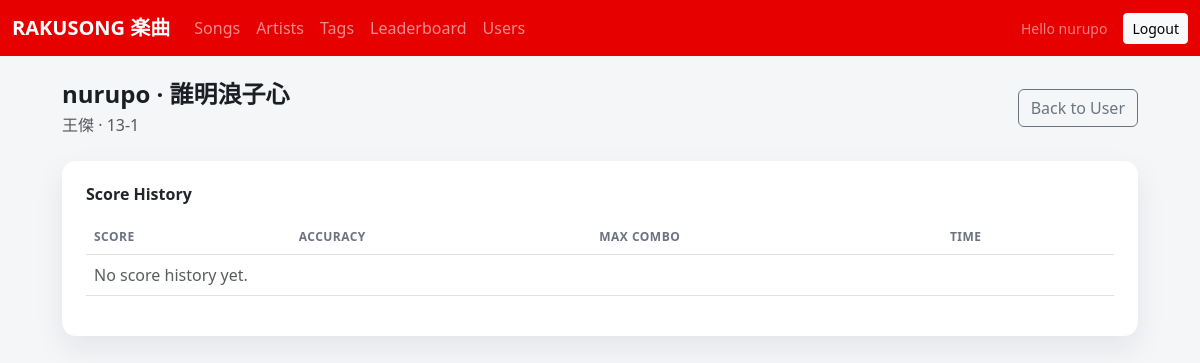
Before: /ui/users/1/songs/14/ (signed in) with the older database file.
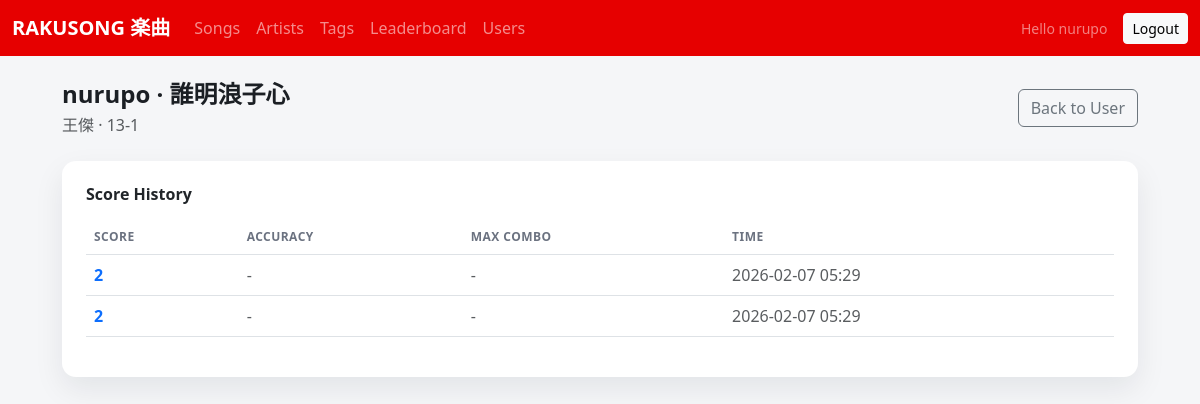
After: the same page with the newer database file.
### users/models.py (models this page shows)
class ScoreHistory(models.Model):
    user = models.ForeignKey(settings.AUTH_USER_MODEL, on_delete=models.CASCADE, related_name='score_history')
    song = models.ForeignKey(Song, on_delete=models.CASCADE, related_name='score_history')
    score = models.PositiveIntegerField(null=True, blank=True)
    accuracy = models.DecimalField(max_digits=5, decimal_places=2, null=True, blank=True)
    max_combo = models.PositiveIntegerField(null=True, blank=True)
    f0_curve = models.JSONField(null=True, blank=True)
    technique_counts = models.JSONField(null=True, blank=True)
    created_at = models.DateTimeField(auto_now_add=True)
    class Meta:
        indexes = [
            models.Index(fields=['user', '-created_at']),
            models.Index(fields=['song', '-created_at']),
        ]

### users/views_ui.py (the view)
@login_required
def user_song_detail(request, pk, song_id):
    User = get_user_model()
    user = get_object_or_404(User, pk=pk)
    song = get_object_or_404(Song, pk=song_id)
    histories = (
        ScoreHistory.objects
        .filter(user=user, song=song)
        .order_by('-created_at')
    )
    return render(
        request,
        'users/user_song_detail.html',
        {
            'user_obj': user,
            'song': song,
            'histories': histories,
        },
    )

### templates/users/user_song_detail.html (shortened to what this page needs)
{% extends 'base.html' %}
{% block content %}
<div class="d-flex flex-wrap justify-content-between align-items-center mb-4">
  <div>
    <h1 class="h4 fw-bold mb-1">{{ user_obj.username }} · {{ song.title }}</h1>
    <div class="text-muted">{{ song.artist|default:'Unknown Artist' }} · {{ song.code }}</div>
  </div>
  <div class="d-flex gap-2">
    <a class="btn btn-outline-secondary" href="{% url 'ui_user_detail' user_obj.id %}">Back to User</a>
  </div>
</div>
<div class="card p-4">
  <h2 class="h6 fw-semibold mb-3">Score History</h2>
  <div class="table-responsive">
    <table class="table align-middle">
      <thead>
        <tr>
          <th>Score</th>
          <th>Accuracy</th>
          <th>Max Combo</th>
          <th>Time</th>
        </tr>
      </thead>
      <tbody>
        {% for history in histories %}
        <tr>
          <td>
            <a class="fw-semibold text-decoration-none" href="{% url 'ui_user_score_detail' user_obj.id song.id history.id %}">{{ history.score|default:'-' }}</a>
          </td>
          <td class="text-muted">{% if history.accuracy %}{{ history.accuracy }}{% else %}-{% endif %}</td>
          <td class="text-muted">{% if history.max_combo %}{{ history.max_combo }}{% else %}-{% endif %}</td>
          <td class="text-muted">{{ history.created_at|date:"Y-m-d H:i" }}</td>
        </tr>
        {% empty %}
        <tr>
          <td colspan="4" class="text-muted">No score history yet.</td>
        </tr>
        {% endfor %}
      </tbody>
    </table>
  </div>
</div>
{% endblock %}

Changed rows visible on the page:
added ScoreHistory: score "2", created_at "2026-02-07 05:29"
added ScoreHistory: score "2", created_at "2026-02-07 05:29"
Other visible differences:
text no longer shown: "No score history yet."
